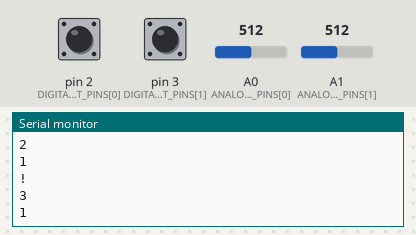
This sketch was run on a simulated Arduino Uno, built with avr-gcc and run on an emulated ATmega328P. Shown: the last lines printed to the serial monitor. Inputs (shaded band) come from the test bench; at power-on: A0 (ANALOG_INPUT_PINS[0]) = 512, A1 (ANALOG_INPUT_PINS[1]) = 512, pin 2 (DIGITAL_INPUT_PINS[0]) HIGH, pin 3 (DIGITAL_INPUT_PINS[1]) HIGH.

Above: at 1.2 s.
1.3 s: A0 (ANALOG_INPUT_PINS[0]) set to 716
At 2.5 s:
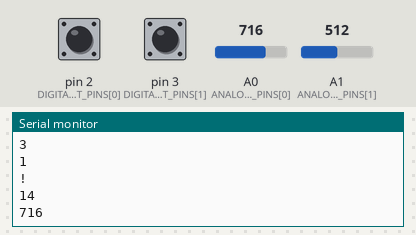
2.8 s: A1 (ANALOG_INPUT_PINS[1]) set to 306
At 3.7 s:
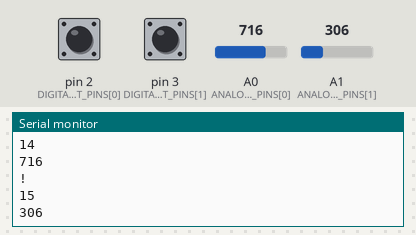
4.3 s: pin 2 (DIGITAL_INPUT_PINS[0]) pulled LOW for 0.15 s
At 5.5 s:
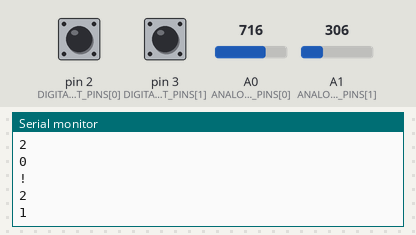
5.9 s: A0 (ANALOG_INPUT_PINS[0]) set to 900
At 7.1 s:
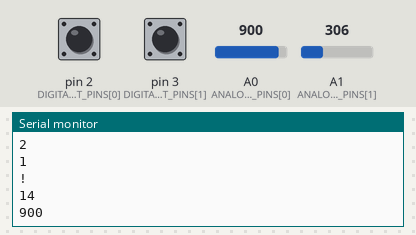
7.4 s: A1 (ANALOG_INPUT_PINS[1]) set to 122
At 8.4 s:
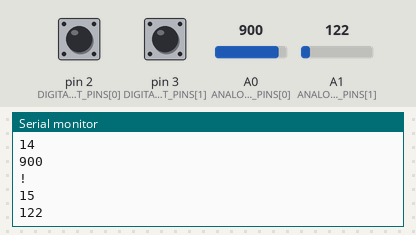
Timing chart, 0 to 9.9 s (numbered marks = the images above; inputs shaded):
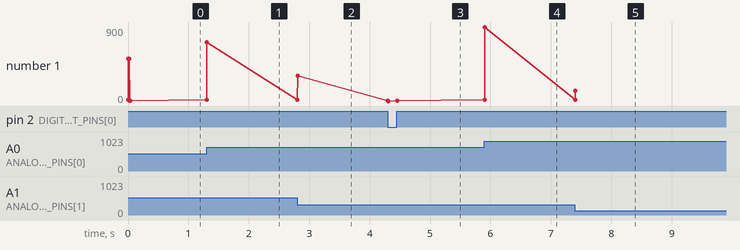

Measured:
- after the input at 1.3 s, the serial monitor: prints a new line at once (image 1)
- after the input at 2.8 s, the serial monitor: prints a new line at once (image 2)
- after the input at 4.3 s, the serial monitor: prints a new line at once (image 3)
- after the input at 5.9 s, the serial monitor: prints a new line at once (image 4)
- after the input at 7.4 s, the serial monitor: prints a new line at once (image 5)
- plotted number 1: 1 → 716 after the input at 1.3 s, 716 → 306 after the input at 2.8 s, 306 → 1 after the input at 4.3 s, 1 → 900 after the input at 5.9 s, 900 → 122 after the input at 7.4 s

The sketch:

sensor_input.ino
```cpp
/* We use an exclamation mark (!) to signify the beginning of a new value
this is followed by the pin number and value
each value concludes with a newline

if you want to use any of the pins for anything other than input, you must remove them
from the list INPUT_PINS
*/

//#define DELAY 100
#define ANALOG_SIZE 2
#define DIGITAL_SIZE 2
#define SENSITIVITY_BUFFER 5

int ANALOG_VALUES[ANALOG_SIZE] = {0};
unsigned int DIGITAL_VALUES[DIGITAL_SIZE] = {0};

unsigned int ANALOG_INPUT_PINS[ANALOG_SIZE] = {
        A0, A1, //A2, A3, A4, A5,
};

unsigned int DIGITAL_INPUT_PINS[DIGITAL_SIZE] = {
        2, 3, //4, 5, 6, 7, 8, 9, 10, 11, 12, 13,
};


void setup() {
      	Serial.begin(9600);

        // Set pins as inputs
      	for(int i=0; i<ANALOG_SIZE; i++)
      	{
      		      pinMode(ANALOG_INPUT_PINS[i], INPUT);

      	}

        for(int i=0; i<DIGITAL_SIZE; i++)
        {
                pinMode(DIGITAL_INPUT_PINS[i], INPUT_PULLUP);
        }
}

void loop() {

        // Loop over each pin, read the input and output the result if it has changed
      	for(int i=0; i<ANALOG_SIZE; i++)
      	{
            		int pin = ANALOG_INPUT_PINS[i];
                int pinVal = analogRead(pin);
                int lastVal = ANALOG_VALUES[i];

                if(abs(lastVal - pinVal) >= SENSITIVITY_BUFFER)
                {
                        ANALOG_VALUES[i] = pinVal;

                        Serial.println("!");
                        Serial.println(pin);
                        Serial.println(pinVal);
                }
      	}

        for(int i=0; i<DIGITAL_SIZE; i++)
        {
                unsigned int pin = DIGITAL_INPUT_PINS[i];
                unsigned int pinVal = digitalRead(pin);
                unsigned int lastVal = DIGITAL_VALUES[i];

                if(lastVal != pinVal)
                {
                        DIGITAL_VALUES[i] = pinVal;

                        Serial.println("!");
                        Serial.println(pin);
                        Serial.println(pinVal);
                }
        }

//        delay(DELAY);
}
```
